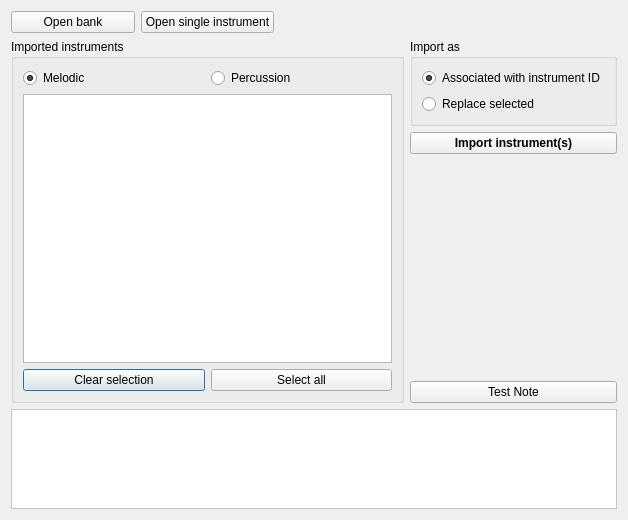
<?xml version="1.0" encoding="UTF-8"?>
<ui version="4.0">
 <class>Importer</class>
 <widget class="QDialog" name="Importer">
  <property name="geometry">
   <rect>
    <x>0</x>
    <y>0</y>
    <width>628</width>
    <height>520</height>
   </rect>
  </property>
  <property name="acceptDrops">
   <bool>true</bool>
  </property>
  <property name="windowTitle">
   <string>Instrument importer</string>
  </property>
  <layout class="QGridLayout" name="gridLayout_3">
   <item row="5" column="0" colspan="4">
    <widget class="Piano" name="piano">
     <property name="minimumSize">
      <size>
       <width>0</width>
       <height>100</height>
      </size>
     </property>
     <property name="autoFillBackground">
      <bool>false</bool>
     </property>
     <property name="styleSheet">
      <string notr="true">background-color: rgb(255, 255, 255);</string>
     </property>
     <property name="frameShape">
      <enum>QFrame::StyledPanel</enum>
     </property>
     <property name="frameShadow">
      <enum>QFrame::Sunken</enum>
     </property>
    </widget>
   </item>
   <item row="1" column="0" rowspan="4" colspan="3">
    <widget class="QGroupBox" name="insBox">
     <property name="title">
      <string>Imported instruments</string>
     </property>
     <layout class="QGridLayout" name="gridLayout">
      <item row="1" column="0" colspan="2">
       <widget class="QListWidget" name="instruments"/>
      </item>
      <item row="0" column="1">
       <widget class="QRadioButton" name="percussion">
        <property name="text">
         <string>Percussion</string>
        </property>
       </widget>
      </item>
      <item row="0" column="0">
       <widget class="QRadioButton" name="melodic">
        <property name="text">
         <string>Melodic</string>
        </property>
        <property name="checked">
         <bool>true</bool>
        </property>
       </widget>
      </item>
      <item row="2" column="0">
       <widget class="QPushButton" name="clear">
        <property name="text">
         <string>Clear selection</string>
        </property>
       </widget>
      </item>
      <item row="2" column="1">
       <widget class="QPushButton" name="selectAll">
        <property name="text">
         <string>Select all</string>
        </property>
       </widget>
      </item>
     </layout>
    </widget>
   </item>
   <item row="1" column="3">
    <widget class="QGroupBox" name="groupBox_2">
     <property name="title">
      <string>Import as</string>
     </property>
     <layout class="QGridLayout" name="gridLayout_2">
      <item row="0" column="0">
       <widget class="QRadioButton" name="importAssoc">
        <property name="toolTip">
         <string>&lt;html&gt;&lt;head/&gt;&lt;body&gt;&lt;p&gt;Replace instruments of same ID as presented in the list.&lt;/p&gt;&lt;p&gt;&lt;span style=&quot; text-decoration: underline;&quot;&gt;(Allows import of multiple instruments at one click)&lt;/span&gt;&lt;/p&gt;&lt;/body&gt;&lt;/html&gt;</string>
        </property>
        <property name="text">
         <string>Associated with instrument ID</string>
        </property>
        <property name="checked">
         <bool>true</bool>
        </property>
       </widget>
      </item>
      <item row="1" column="0">
       <widget class="QRadioButton" name="importReplace">
        <property name="toolTip">
         <string>&lt;html&gt;&lt;head/&gt;&lt;body&gt;&lt;p&gt;Replace one selected instrument&lt;/p&gt;&lt;p&gt;&lt;span style=&quot; text-decoration: underline;&quot;&gt;(single instrument only)&lt;/span&gt;&lt;/p&gt;&lt;/body&gt;&lt;/html&gt;</string>
        </property>
        <property name="text">
         <string>Replace selected</string>
        </property>
       </widget>
      </item>
     </layout>
    </widget>
   </item>
   <item row="3" column="3">
    <spacer name="verticalSpacer">
     <property name="orientation">
      <enum>Qt::Vertical</enum>
     </property>
     <property name="sizeHint" stdset="0">
      <size>
       <width>20</width>
       <height>40</height>
      </size>
     </property>
    </spacer>
   </item>
   <item row="4" column="3">
    <widget class="QPushButton" name="testNote">
     <property name="text">
      <string>Test Note</string>
     </property>
    </widget>
   </item>
   <item row="0" column="0">
    <widget class="QPushButton" name="openBank">
     <property name="text">
      <string>Open bank</string>
     </property>
    </widget>
   </item>
   <item row="0" column="2" colspan="2">
    <widget class="QLabel" name="openedBank">
     <property name="text">
      <string>&lt;No opened files&gt;</string>
     </property>
    </widget>
   </item>
   <item row="2" column="3">
    <widget class="QPushButton" name="doImport">
     <property name="font">
      <font>
       <weight>75</weight>
       <bold>true</bold>
      </font>
     </property>
     <property name="text">
      <string>Import instrument(s)</string>
     </property>
    </widget>
   </item>
   <item row="0" column="1">
    <widget class="QPushButton" name="openInst">
     <property name="text">
      <string>Open single instrument</string>
     </property>
    </widget>
   </item>
  </layout>
 </widget>
 <customwidgets>
  <customwidget>
   <class>Piano</class>
   <extends>QFrame</extends>
   <header>src/piano.h</header>
   <container>1</container>
  </customwidget>
 </customwidgets>
 <resources/>
 <connections/>
</ui>
